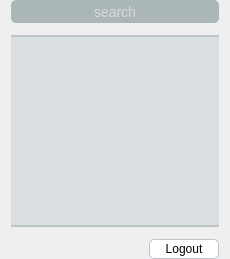
         <widget class="QWidget" name="widget_2" native="true">
          <property name="minimumSize">
           <size>
            <width>230</width>
            <height>0</height>
           </size>
          </property>
          <property name="maximumSize">
           <size>
            <width>230</width>
            <height>16777215</height>
           </size>
          </property>
          <layout class="QVBoxLayout" name="verticalLayout_4">
           <property name="spacing">
            <number>12</number>
           </property>
           <property name="topMargin">
            <number>0</number>
           </property>
           <property name="bottomMargin">
            <number>0</number>
           </property>
           <item>
            <widget class="QLineEdit" name="searchPW">
             <property name="minimumSize">
              <size>
               <width>0</width>
               <height>23</height>
              </size>
             </property>
             <property name="maximumSize">
              <size>
               <width>16777215</width>
               <height>23</height>
              </size>
             </property>
             <property name="focusPolicy">
              <enum>Qt::ClickFocus</enum>
             </property>
             <property name="styleSheet">
              <string notr="true">background-color:#ABB7B7;
border:none;
font-size:14px;
color:white;
border-radius:5px;</string>
             </property>
             <property name="alignment">
              <set>Qt::AlignCenter</set>
             </property>
             <property name="placeholderText">
              <string>search</string>
             </property>
            </widget>
           </item>
           <item>
            <widget class="QListWidget" name="listWidget">
             <property name="styleSheet">
              <string notr="true">QListWidget{
border:none;
border-top:2px solid #BDC3C7;
border-bottom:2px solid #BDC3C7;
font-size:15px;
background-color:#DADFE1;
}
QListWidget::item {
color:#22313F;
min-height:55px;
border-bottom:1px solid #D2D7D3;
padding-right:10px;
}
QListWidget::item::selected {
background-color: #D2D7D3;
color:#0099FF;
}


QScrollBar:vertical {
     border: none;
border-radius:15px;
     background: #DADFE1;
     width: 2px;
     margin: 0px 0 0px 0;
}
 QScrollBar::handle:vertical {
     background: #0099FF;
     min-height: 0px;
 }
 QScrollBar::add-line:vertical {
     border: none;
     background: none;
     height: 0px;
     subcontrol-position: bottom;
     subcontrol-origin: margin;
 }

 QScrollBar::sub-line:vertical {
     border: none;
     background: none;
     height: 0px;
     subcontrol-position: top;
     subcontrol-origin: margin;
 }
 QScrollBar::up-arrow:vertical, QScrollBar::down-arrow:vertical {
     border: none;
     width: 0px;
     height: 0px;
     background: none;
 }

 QScrollBar::add-page:vertical, QScrollBar::sub-page:vertical {
     background: none;
 }</string>
             </property>
             <property name="dragDropMode">
              <enum>QAbstractItemView::DropOnly</enum>
             </property>
             <property name="defaultDropAction">
              <enum>Qt::MoveAction</enum>
             </property>
             <property name="movement">
              <enum>QListView::Static</enum>
             </property>
             <property name="flow">
              <enum>QListView::TopToBottom</enum>
             </property>
             <property name="layoutMode">
              <enum>QListView::SinglePass</enum>
             </property>
             <property name="modelColumn">
              <number>0</number>
             </property>
             <property name="selectionRectVisible">
              <bool>false</bool>
             </property>
            </widget>
           </item>
           <item>
            <layout class="QHBoxLayout" name="horizontalLayout_5">
             <property name="spacing">
              <number>5</number>
             </property>
             <property name="bottomMargin">
              <number>0</number>
             </property>
             <item>
              <widget class="QPushButton" name="addPW">
               <property name="minimumSize">
                <size>
                 <width>20</width>
                 <height>20</height>
                </size>
               </property>
               <property name="maximumSize">
                <size>
                 <width>20</width>
                 <height>20</height>
                </size>
               </property>
               <property name="styleSheet">
                <string notr="true">border:none;</string>
               </property>
               <property name="text">
                <string/>
               </property>
               <property name="icon">
                <iconset resource="resources.qrc">
                 <normaloff>:/images/addButton.png</normaloff>:/images/addButton.png</iconset>
               </property>
               <property name="iconSize">
                <size>
                 <width>20</width>
                 <height>20</height>
                </size>
               </property>
              </widget>
             </item>
             <item>
              <widget class="QPushButton" name="removePW">
               <property name="minimumSize">
                <size>
                 <width>0</width>
                 <height>20</height>
                </size>
               </property>
               <property name="styleSheet">
                <string notr="true">border:none;</string>
               </property>
               <property name="text">
                <string/>
               </property>
               <property name="icon">
                <iconset resource="resources.qrc">
                 <normaloff>:/images/removeButton.png</normaloff>:/images/removeButton.png</iconset>
               </property>
               <property name="iconSize">
                <size>
                 <width>20</width>
                 <height>20</height>
                </size>
               </property>
              </widget>
             </item>
             <item>
              <spacer name="horizontalSpacer_11">
               <property name="orientation">
                <enum>Qt::Horizontal</enum>
               </property>
               <property name="sizeHint" stdset="0">
                <size>
                 <width>40</width>
                 <height>20</height>
                </size>
               </property>
              </spacer>
             </item>
             <item>
              <widget class="QPushButton" name="logOut">
               <property name="minimumSize">
                <size>
                 <width>70</width>
                 <height>20</height>
                </size>
               </property>
               <property name="maximumSize">
                <size>
                 <width>70</width>
                 <height>20</height>
                </size>
               </property>
               <property name="styleSheet">
                <string notr="true">QPushButton {
background-color:white;
border:1px solid #BDC3C7;
border-radius:5px;
}
QPushButton::pressed {
background-color:#DADFE1;
}</string>
               </property>
               <property name="text">
                <string>Logout</string>
               </property>
              </widget>
             </item>
            </layout>
           </item>
          </layout>
         </widget>
